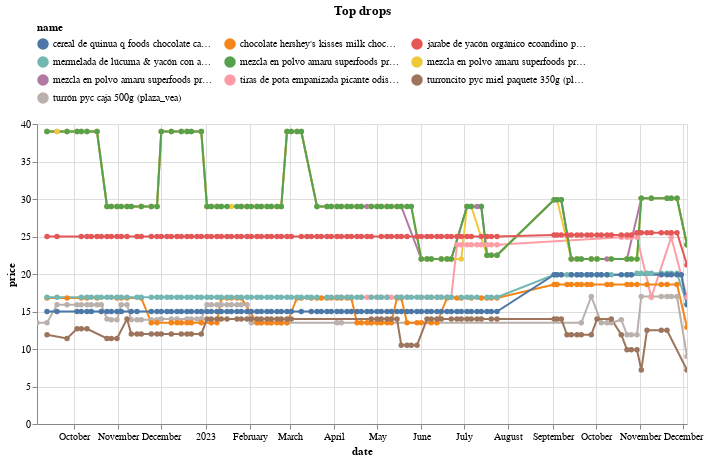

Notebook cell for this chart:
### Code cell
(top_changes_abs
 .sort_values('change')
 .head(10)
 .pipe(plot_changes, 'Top drops')
)

### Figure 1 — Vega-Lite specification as saved in the notebook (floating-point values rounded to 4 significant figures; data arrays with more than 128 entries replaced by an {"elided": "..."} marker saying what was removed)
{"config": {"view": {"continuousWidth": 300, "continuousHeight": 300}, "legend": {"columns": 3, "orient": "top"}}, "data": {"name": "data-00e6771bec23fa853efd0c3c9309acc0"}, "mark": {"type": "line", "point": true}, "encoding": {"color": {"field": "name", "scale": {"domain": ["cereal de quinua q foods chocolate caja 200g (plaza_vea)", "chocolate hershey's kisses milk chocolate caja 102g (plaza_vea)", "jarabe de yacón orgánico ecoandino premium frasco 150g (plaza_vea)", "mermelada de lúcuma & yacón con agave ecoandino orgánico frasco 240g (plaza_vea)", "mezcla en polvo amaru superfoods protein pancake de cacao caja 350g (plaza_vea)", "mezcla en polvo amaru superfoods protein pancake de lúcuma caja 350g (plaza_vea)", "mezcla en polvo amaru superfoods protein pancake de unflavored caja 350g (plaza_vea)", "tiras de pota empanizada picante odissea paquete 500g (plaza_vea)", "turroncito pyc miel paquete 350g (plaza_vea)", "turrón pyc caja 500g (plaza_vea)"]}, "type": "nominal"}, "tooltip": [{"field": "name", "type": "nominal"}, {"field": "price", "type": "quantitative"}, {"field": "last_price", "type": "quantitative"}], "x": {"field": "date", "type": "temporal"}, "y": {"field": "price", "type": "quantitative"}}, "params": [{"name": "param_9", "select": {"type": "point", "fields": ["name"]}, "bind": "legend"}, {"name": "param_10", "select": {"type": "interval", "encodings": ["x", "y"]}, "bind": "scales"}], "title": "Top drops", "transform": [{"filter": {"param": "param_9"}}], "width": 650, "$schema": "https://vega.github.io/schema/vega-lite/v5.16.3.json", "datasets": {"data-00e6771bec23fa853efd0c3c9309acc0": {"elided": "826 records"}}}
